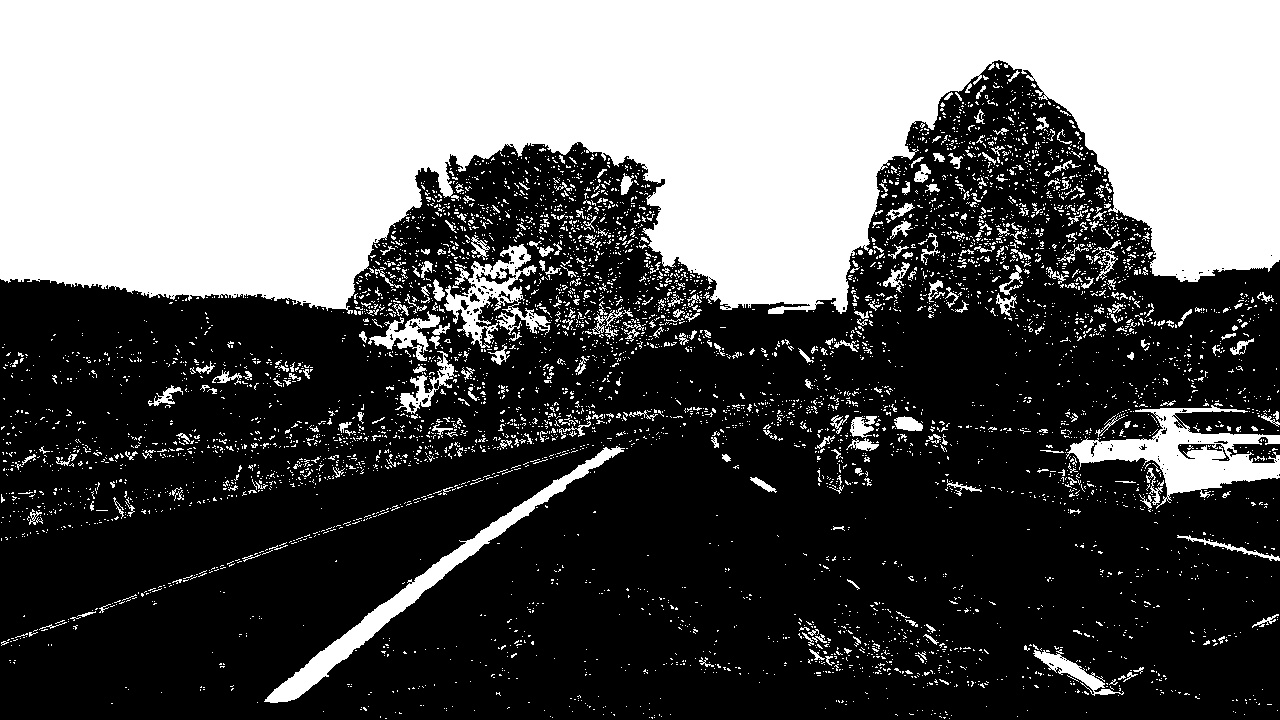
#> input picture output_images/CombinedColorGrad_test1.jpg, 1280 x 720 px; its folder holds only this picture in this run
$ python prespective_transf.py
#> lines starting #> are read from the running program, lines starting #| are printed output that depends on the picture
import pickle
import cv2
import numpy as np
import glob

#Import the gradient and color scheme updated Images
images = glob.glob('./output_images/CombinedColorGrad_test*.jpg')

#Iterate through the images and create the prespective transform
for idx, fname in enumerate(images):
	#Pull in the Undistorted images for processing
	img = cv2.imread(fname)
#> img is the input picture: shape (720, 1280, 3); min 0, max 255, mean 96.5
	img_cpy = np.copy(img)

	#Print the currently processing image
	print ('Currently processing image', fname)
	#Define the points for region of interest to perform perspective transform
	img_height = img.shape[0]
	img_width = img.shape[1]

	mid_tpz_offset = 90
	botm_tpz_offset = 100
	roi_tpz_pt1 = [(img_width*0.5 - mid_tpz_offset), img_height*0.63]
	roi_tpz_pt2 = [(img_width*0.5 + mid_tpz_offset), img_height*0.63]
	roi_tpz_pt3 = [botm_tpz_offset, img_height*0.95]
	roi_tpz_pt4 = [(img_width - botm_tpz_offset), img_height*0.95]

	#Assigning the parameters to draw a trpaezium on the image using the defined points of region of interest
	roi_tpz_pts = np.array([roi_tpz_pt1,roi_tpz_pt2,roi_tpz_pt4,roi_tpz_pt3])
	color_tpz = (0,0,255)
	thickness_tpz = 10
	img_tpz = cv2.polylines(img_cpy,np.int32([roi_tpz_pts]),True,color_tpz,thickness_tpz)
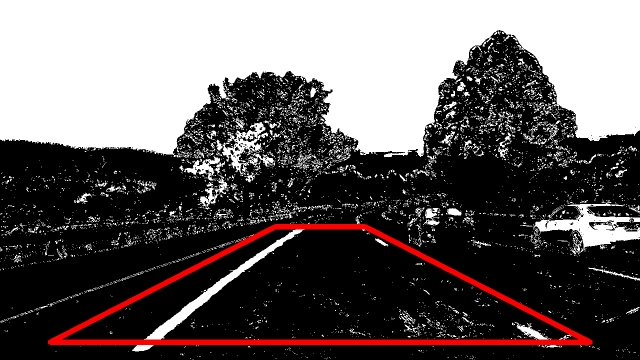
#> img_tpz: shape (720, 1280, 3) (shown at 1/2 size); mean B, G, R 96.2, 96.2, 102.9
	# result = img_tpz

	# print_name = './test_images/ROI_trapezium_test'+str(idx+1)+'.jpg'
	# cv2.imwrite(print_name, result)

	#Defining the source points to perform perspective transorm same as the ROI trapezium
	src = np.float32([roi_tpz_pt1,roi_tpz_pt2,roi_tpz_pt3,roi_tpz_pt4])
	#Defining the points for the desstination of prespective transform
	lane_width = img.shape[0]*0.28
	dst_p1 = [lane_width,0]
	dst_p2 = [(img_width-lane_width),0]
	dst_p3 = [lane_width,img_height]
	dst_p4 = [(img_width-lane_width),img_height]
	#Assigning the points to the destination points array
	dst = np.float32([dst_p1,dst_p2,dst_p3,dst_p4])

	#Performing the prespective transform
	M = cv2.getPerspectiveTransform(src, dst)
	#Performing the inverse prespective transform
	Minv = cv2.getPerspectiveTransform(dst, src)
	#Creating the wrapped image
	img_size = (img.shape[1],img.shape[0])
	warped = cv2.warpPerspective(img, M, img_size, flags=cv2.INTER_LINEAR)
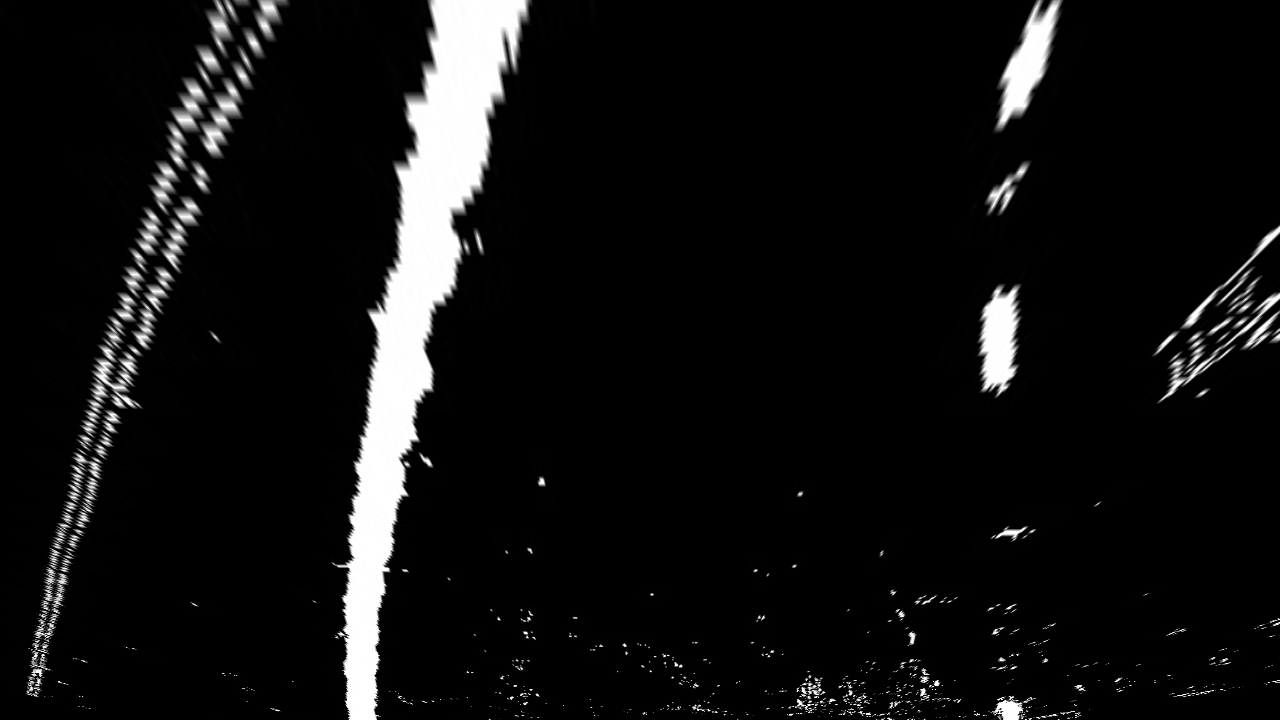
#> warped: shape (720, 1280, 3); min 0, max 255, mean 17.5

	result = warped

	print_name = './output_images/Warped_test'+str(idx+1)+'.jpg'
	cv2.imwrite(print_name, result)

#Storing the source and destination result for performing unwrap function
warp_pickle = {}
warp_pickle["src"] = src
warp_pickle["dst"] = dst
pickle.dump(warp_pickle, open ("./warp_pickle.p","wb"))

$ run again, on output_images/CombinedColorGrad_test5.jpg
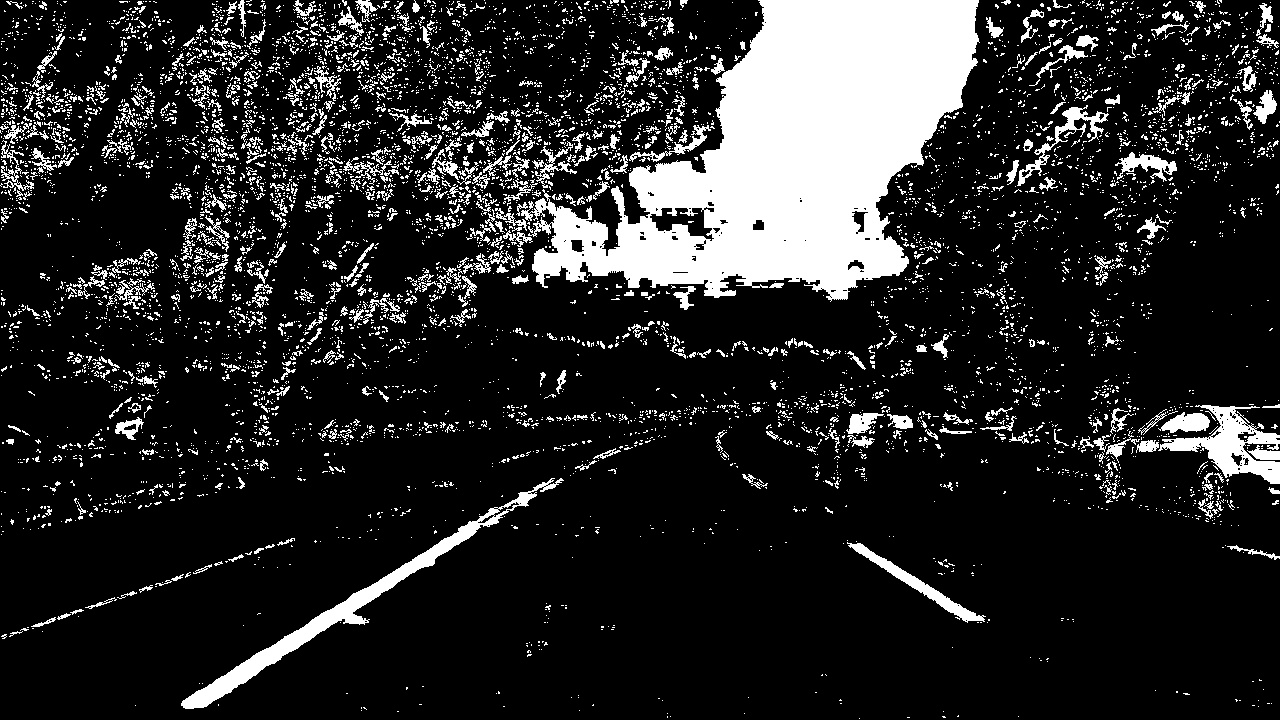
#> input picture output_images/CombinedColorGrad_test5.jpg, 1280 x 720 px
#> img is the input picture: shape (720, 1280, 3); min 0, max 255, mean 40.1
#> `img_tpz = cv2.polylines(img_cpy,np.int32([roi_tpz_pts]),True,color_tpz..`:
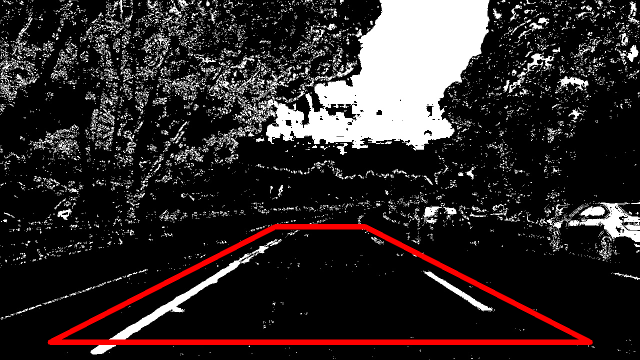
#> img_tpz: shape (720, 1280, 3) (shown at 1/2 size); mean B, G, R 40, 40, 46.7
#> `warped = cv2.warpPerspective(img, M, img_size, flags=cv2.INTER_LINEAR)`:
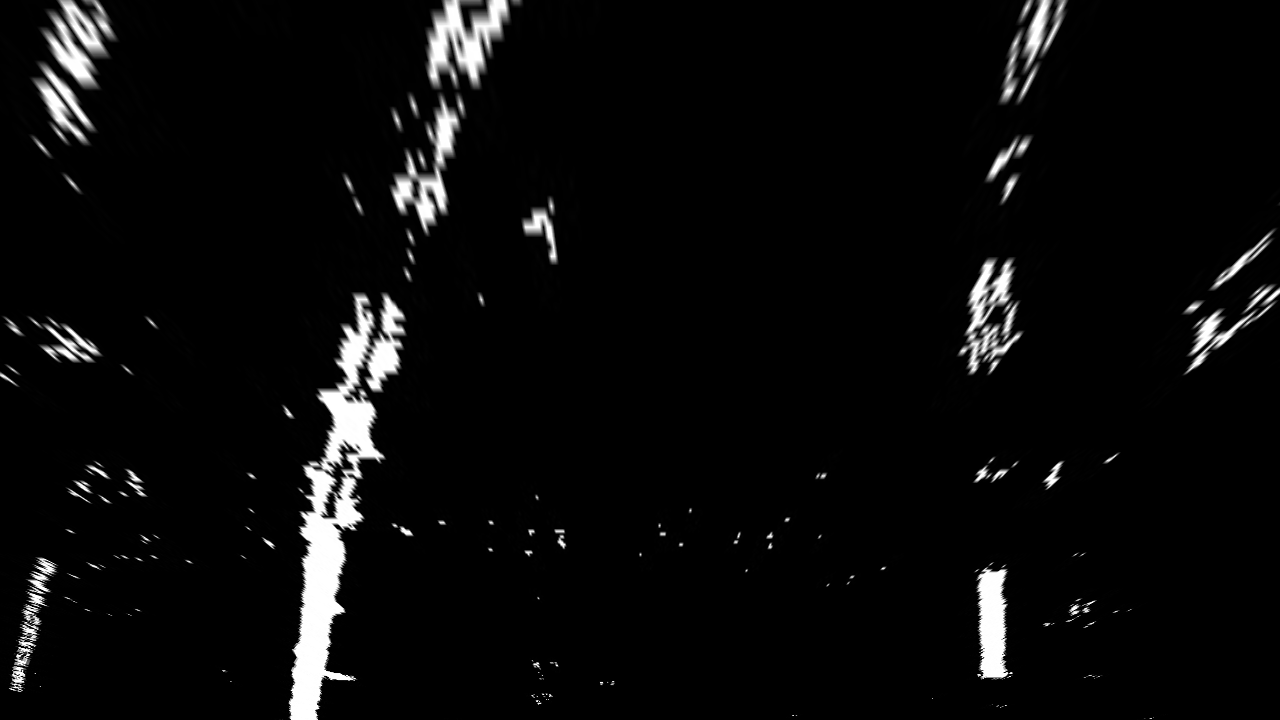
#> warped: shape (720, 1280, 3); min 0, max 255, mean 10.8

$ run again, on output_images/CombinedColorGrad_test6.jpg
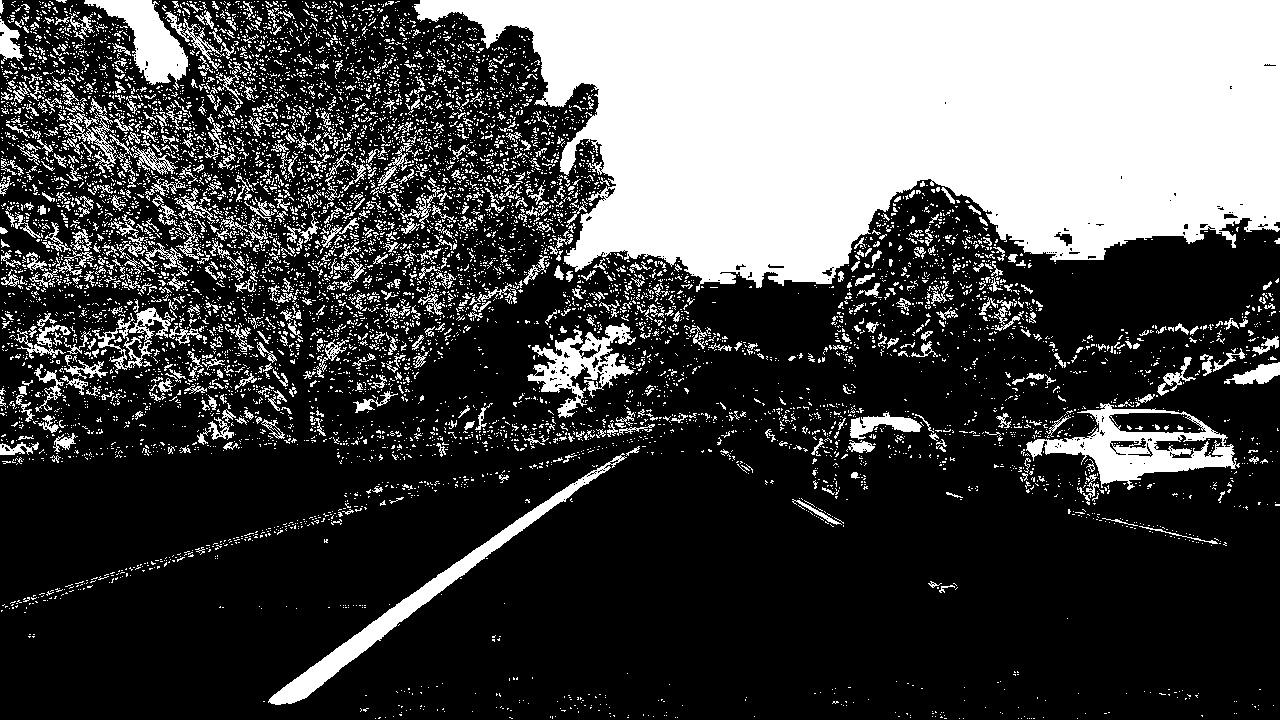
#> input picture output_images/CombinedColorGrad_test6.jpg, 1280 x 720 px
#> img is the input picture: shape (720, 1280, 3); min 0, max 255, mean 74.9
#> `img_tpz = cv2.polylines(img_cpy,np.int32([roi_tpz_pts]),True,color_tpz..`:
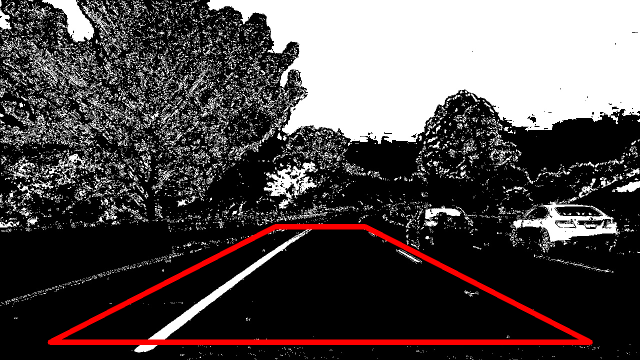
#> img_tpz: shape (720, 1280, 3) (shown at 1/2 size); mean B, G, R 74.7, 74.7, 81.4
#> `warped = cv2.warpPerspective(img, M, img_size, flags=cv2.INTER_LINEAR)`:
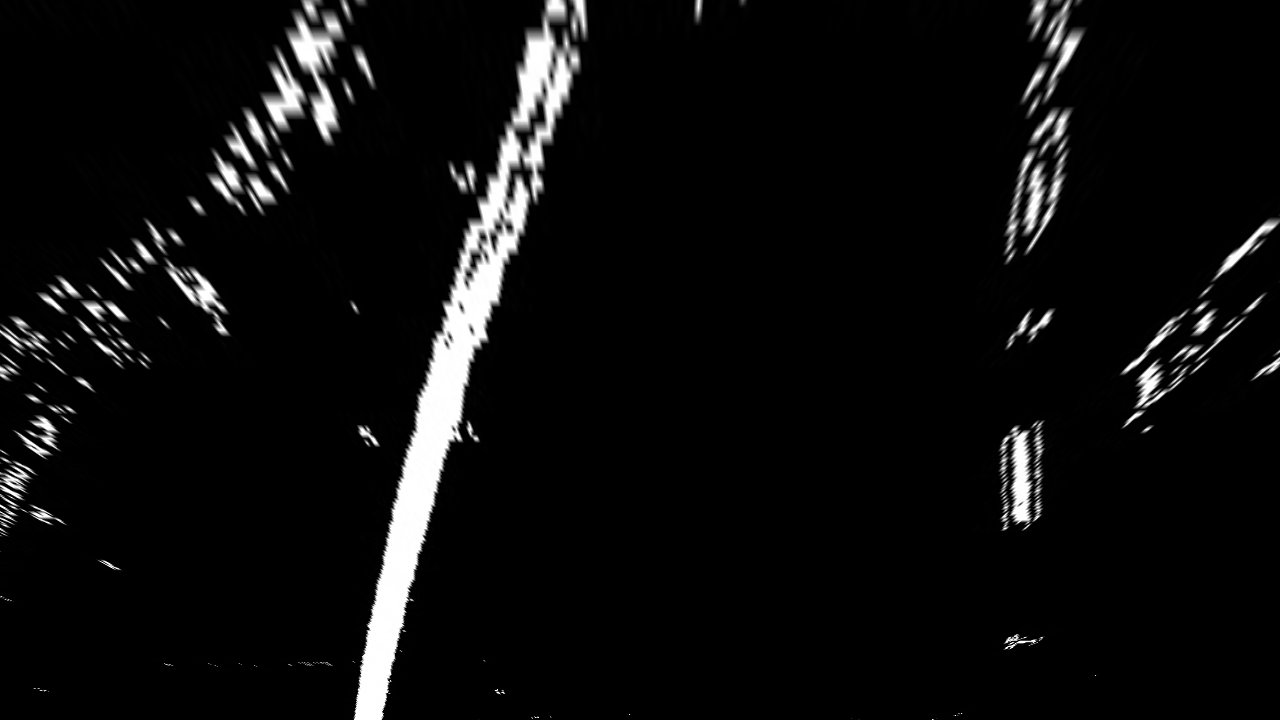
#> warped: shape (720, 1280, 3); min 0, max 255, mean 13
